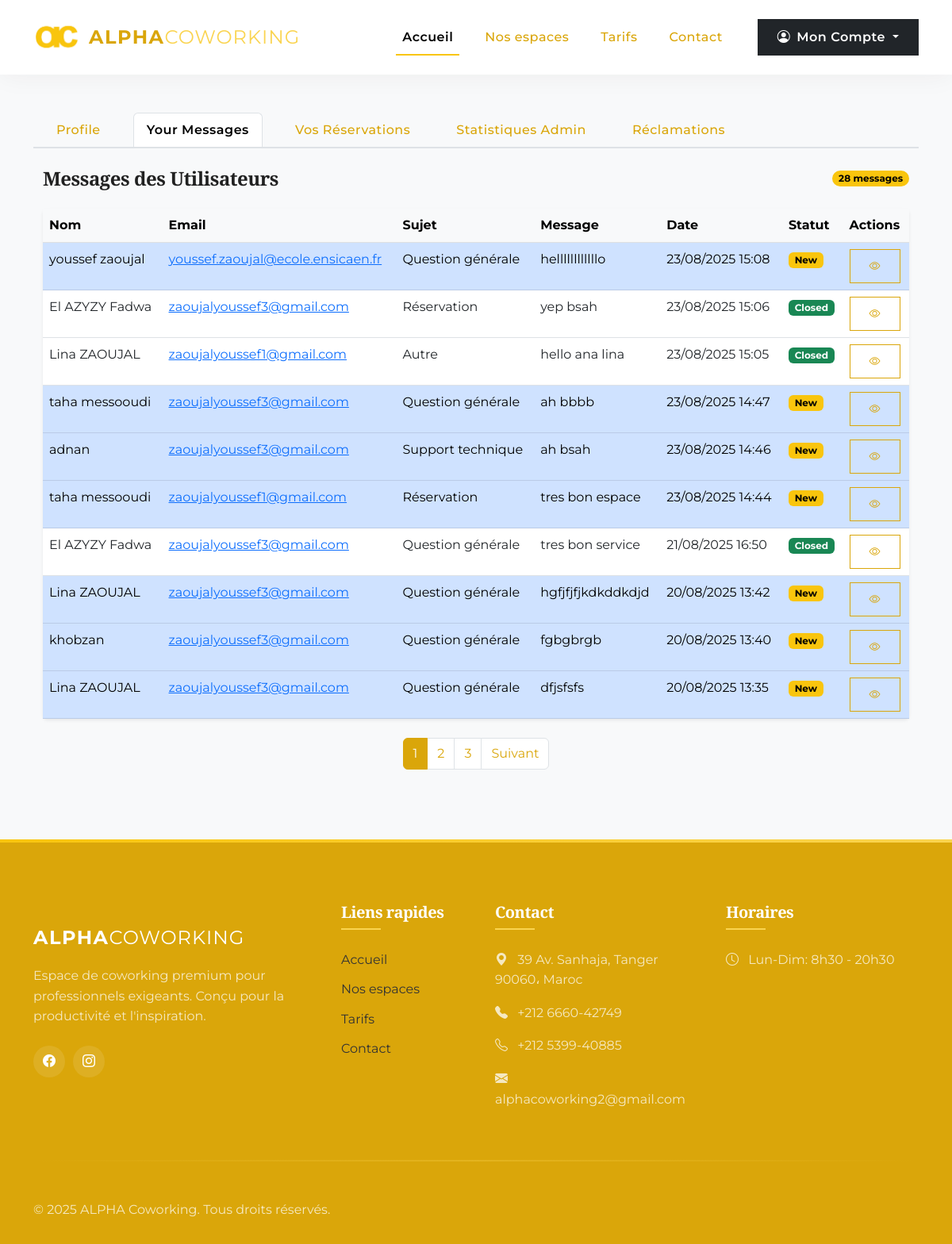
The page /dashboard/messages (signed in) on the database as committed earlier.
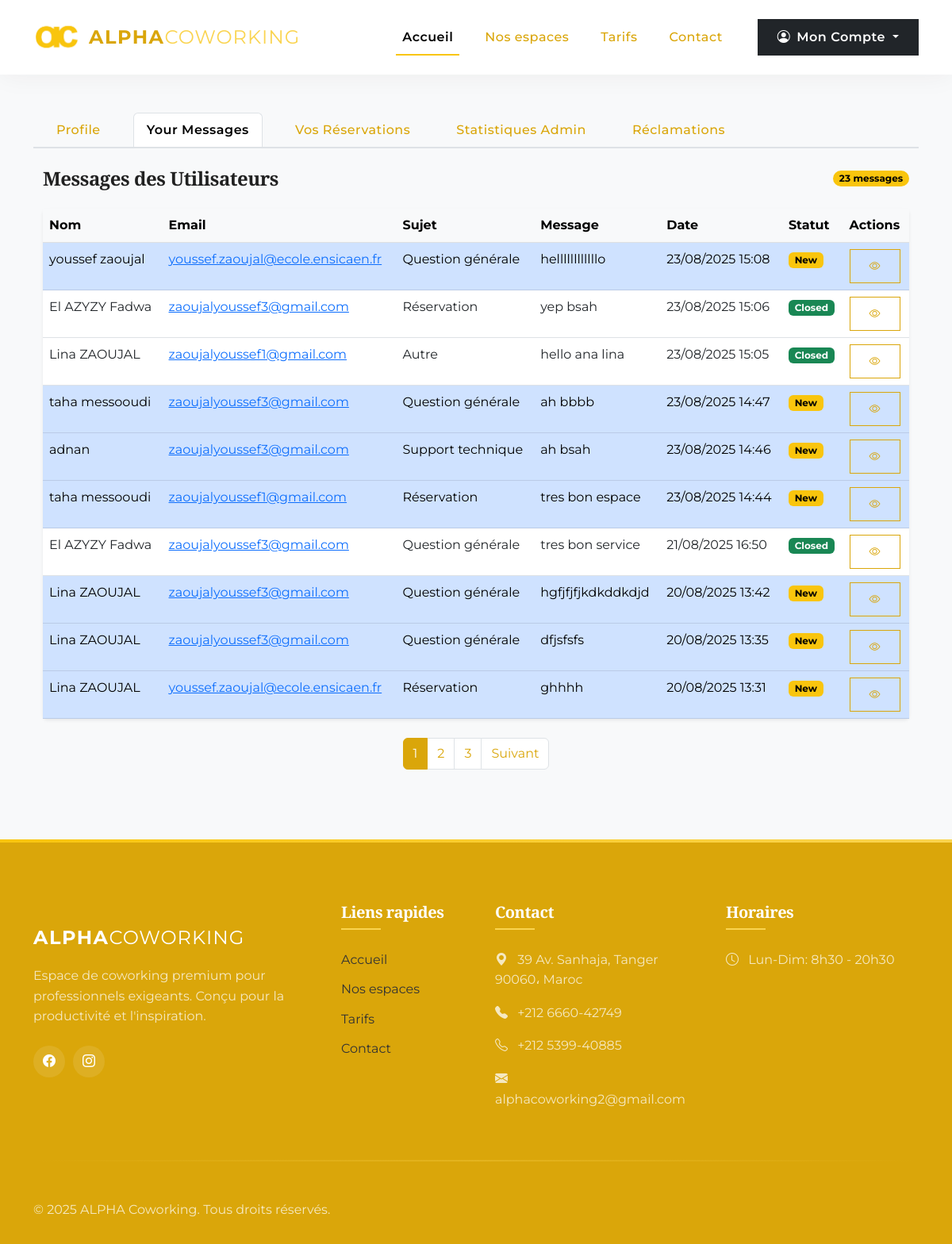
The same page on the database as committed later.
### pythonic/models.py (models this page shows, shortened)
class ContactMessage(db.Model):
    id = db.Column(db.Integer, primary_key=True)
    full_name = db.Column(db.String(50), nullable=False)
    email = db.Column(db.String(120), nullable=False)
    subject = db.Column(db.String(100), nullable=False)
    message = db.Column(db.Text, nullable=False)
    date_submitted = db.Column(db.DateTime, nullable=False, default=datetime.utcnow)
    status = db.Column(db.String(20), nullable=False, default='new')  # new, in_progress, resolved

### pythonic/contact/routes.py (the view)
@contact.route('/dashboard/messages')
@login_required
def admin_messages():
    page = request.args.get('page', 1, type=int)
    message_id = request.args.get('message_id', None, type=int)
    per_page = 10
    if message_id:
        message = ContactMessage.query.get_or_404(message_id)
        if message.status == 'new':
            message.status = 'in_progress'
            db.session.commit()
        return render_template('message_detail.html', message=message)
    messages = ContactMessage.query.order_by(ContactMessage.date_submitted.desc())\
                       .paginate(page=page, per_page=per_page)
    return render_template('contact.html',
                         messages=messages,
                         active_tab='messages')

### pythonic/models.py (called while the page is built)
@login_manager.user_loader
def load_user(user_id):
    return User.query.get(int(user_id))

### pythonic/templates/contact.html (shortened to what this page needs)
{% extends "dashboard.html" %}
{% block contact %}
<div class="container-fluid py-4">
  <div class="d-flex justify-content-between align-items-center mb-4">
    <h2 class="h4 fw-bold mb-0">Messages des Utilisateurs</h2>
    <span class="badge bg-primary rounded-pill">{{ messages.total }} messages</span>
  </div>
  <div class="card border-0 shadow-sm">
    <div class="table-responsive">
      <table class="table table-hover mb-0">
        <thead class="table-light">
          <tr>
            <th>Nom</th>
            <th>Email</th>
            <th>Sujet</th>
            <th>Message</th>
            <th>Date</th>
            <th>Statut</th>
            <th>Actions</th>
          </tr>
        </thead>
        <tbody>
          {% for message in messages.items %}
          <tr class="{% if message.status == 'new' %}table-primary{% endif %}">
            <td>{{ message.full_name }}</td>
            <td><a href="mailto:{{ message.email }}">{{ message.email }}</a></td>
            <td>{{ message.subject }}</td>
            <td class="text-truncate" style="max-width: 200px;">{{ message.message }}</td>
            <td>{{ message.date_submitted.strftime('%d/%m/%Y %H:%M') }}</td>
            <td>
              <span class="badge
                {% if message.status == 'new' %}bg-primary
                {% elif message.status == 'in_progress' %}bg-warning text-dark
                {% else %}bg-success{% endif %}">
                {{ message.status|replace('_', ' ')|title }}
              </span>
            </td>
            <td>
              <a href="{{ url_for('contact.admin_messages', message_id=message.id) }}"
                 class="btn btn-sm btn-outline-primary">
                <i class="bi bi-eye"></i>
              </a>
            </td>
          </tr>
          {% else %}
          <tr>
            <td colspan="7" class="text-center py-4">Aucun message trouvé</td>
          </tr>
          {% endfor %}
        </tbody>
      </table>
    </div>
  </div>
  {% if messages.pages > 1 %}
  <nav class="mt-4" aria-label="Messages pagination">
    <ul class="pagination justify-content-center">
      {% for page_num in messages.iter_pages(left_edge=1, right_edge=1, left_current=2, right_current=3) %}
        {% if page_num %}
          <li class="page-item {% if page_num == messages.page %}active{% endif %}">
            <a class="page-link" href="{{ url_for('contact.admin_messages', page=page_num) }}">{{ page_num }}</a>
          </li>
        {% else %}
          <li class="page-item disabled">
            <span class="page-link">...</span>
          </li>
        {% endif %}
      {% endfor %}
      {% if messages.has_next %}
      <li class="page-item">
        <a class="page-link" href="{{ url_for('contact.admin_messages', page=messages.next_num) }}">Suivant</a>
      </li>
      {% endif %}
    </ul>
  </nav>
  {% endif %}
</div>
{% endblock %}

### pythonic/templates/dashboard.html (shortened to what this page needs)
{%extends "layout.html"%}
{% block content%}
<div class="container my-5">
    <nav>
        <div class="nav nav-tabs" id="tablist">
            <a class="link" href="/dashboard/profile">
                <button class="{{'nav-link active' if active_tab=='profile' else 'nav-link'}}" id="nav-profile-tab"
                    data-bs-toggle="tab" data-bs-target="#nav-profile" type="button" role="tab"
                    aria-controls="nav-profile" aria-selected="true">Profile</button>
            </a>
            <a class="link" href="/dashboard/messages">
                <button class="{{'nav-link active' if active_tab=='messages' else 'nav-link'}}"
                        id="nav-contact-tab" data-bs-toggle="tab" data-bs-target="#nav-Contact" type="button"
                        role="tab" aria-controls="nav-Contact" aria-selected="true">Your Messages</button>
            </a>
            <a class="link" href="/dashboard/bookings">
                <button class="{{'nav-link active' if active_tab=='bookings' else 'nav-link'}}"
                        id="nav-bookings-tab" data-bs-toggle="tab" data-bs-target="#nav-bookings"
                        type="button" role="tab" aria-controls="nav-bookings"
                        aria-selected="true">Vos Réservations</button>
            </a>
            <a class="link" href="/dashboard/admin_stats">
                <button class="{{'nav-link active' if active_tab=='admin_stats' else 'nav-link'}}"
                        id="nav-admin_stats-tab" data-bs-toggle="tab" data-bs-target="#nav-admin_stats"
                        type="button" role="tab" aria-controls="nav-admin_stats"
                        aria-selected="true">Statistiques Admin</button>
            </a>
            {% if current_user.email == 'abdalas@alpha.coworking' %}
            <a class="link" href="{{ url_for('reclamation_bp.dashboard_reclamations') }}">
                <button class="{{'nav-link active' if active_tab=='reclamations' else 'nav-link'}}" id="nav-reclamations-tab" type="button">Réclamations</button>
            </a>
            {% else %}
            <a class="link" href="#">
                <button class="nav-link disabled" id="nav-reclamations-tab" type="button">Réservé au gérant</button>
            </a>
            {% endif %}
        </div>
    </nav>
    <div class="tab-content" id="nav-tabContent">
        {% block contact %} {% endblock contact %}
    </div>
</div>
{% endblock content %}

### pythonic/templates/layout.html (shortened to what this page needs)
<!DOCTYPE html>
<html lang="fr">
<head>
    <link href="https://cdn.jsdelivr.net/npm/bootstrap@5.3.0/dist/css/bootstrap.min.css" rel="stylesheet">
    <link rel="stylesheet" href="https://cdn.jsdelivr.net/npm/bootstrap-icons@1.10.0/font/bootstrap-icons.css">
    <link href="https://unpkg.com/aos@2.3.1/dist/aos.css" rel="stylesheet">
</head>
<body>
    <nav class="navbar navbar-expand-lg navbar-light sticky-top">
        <div class="container">
            <a class="navbar-brand me-auto" href="{{url_for('main.home')}}">
                <div class="qc-logo">
                    <img src="/static/logo.jpg" alt="ALPHA Coworking Logo">
                </div>
                <span class="brand-name">ALPHA<span>coworking</span></span>
            </a>
            <div class="collapse navbar-collapse" id="navbarContent">
                <ul class="navbar-nav ms-auto mb-2 mb-lg-0">
                    <li class="nav-item">
                        <a class="nav-link active" href="{{url_for('main.home')}}">Accueil</a>
                    </li>
                    <li class="nav-item">
                        <a class="nav-link" href="{{url_for('main.home')}}#gallery">Nos espaces</a>
                    </li>
                    <li class="nav-item">
                        <a class="nav-link" href="{{url_for('main.home')}}#spaces">Tarifs</a>
                    </li>
                    <li class="nav-item">
                        <a class="nav-link" href="{{url_for('main.home')}}#contact">Contact</a>
                    </li>
                </ul>
                <div class="d-flex ms-lg-4 mt-3 mt-lg-0">
                    {% if current_user.is_authenticated %}
                    <div class="dropdown">
                        <button class="btn btn-dark dropdown-toggle" type="button" id="dropdownMenuButton1" data-bs-toggle="dropdown" aria-expanded="false">
                            <i class="bi bi-person-circle me-2"></i>Mon Compte
                        </button>
                    </div>
                    {% endif %}
                </div>
            </div>
        </div>
    </nav>
    <main>
        {% block content %}{% endblock %}
    </main>
    <footer>
        <div class="container">
            <div class="row g-5">
                <div class="col-lg-4 mb-5 mb-lg-0">
                    <span class="brand-namee">ALPHA<span>coworking</span></span>
                    <p class="mt-3 opacity-75">Espace de coworking premium pour professionnels exigeants. Conçu pour la productivité et l'inspiration.</p>
                    <div class="d-flex mt-4">
                        <a href="https://www.facebook.com/p/Alpha-coworking-100076172052076/"
                        class="social-icon"
                        target="_blank"
                        rel="noopener noreferrer">
                        <i class="bi bi-facebook"></i>
                        </a>
                        <a href="https://www.instagram.com/alphacoworking.ma/?hl=ar"
                        class="social-icon"
                        target="_blank"
                        rel="noopener noreferrer">
                        <i class="bi bi-instagram"></i>
                        </a>
                    </div>
                </div>
                <div class="col-md-4 col-lg-2 mb-4 mb-md-0">
                    <h5 class="footer-heading">Liens rapides</h5>
                    <a href="{{url_for('main.home')}}" class="footer-link">Accueil</a>
                    <a href="#gallery" class="footer-link">Nos espaces</a>
                    <a href="#spaces" class="footer-link">Tarifs</a>
                    <a href="#contact" class="footer-link">Contact</a>
                </div>
                <div class="col-md-4 col-lg-3 mb-4 mb-md-0">
                    <h5 class="footer-heading">Contact</h5>
                    <p class="opacity-75"><i class="bi bi-geo-alt-fill me-2"></i> 39 Av. Sanhaja, Tanger 90060، Maroc</p>
                    <p class="opacity-75"><i class="bi bi-telephone-fill me-2"></i> +212 6660-42749</p>
                    <p class="opacity-75"><i class="bi bi-telephone me-2"></i> +212 5399-40885 </p>
                    <p class="opacity-75"><i class="bi bi-envelope-fill me-2"></i> alphacoworking2@gmail.com</p>
                </div>
                <div class="col-md-4 col-lg-3">
                    <h5 class="footer-heading">Horaires</h5>
                    <p class="opacity-75"><i class="bi bi-clock me-2"></i> Lun-Dim: 8h30 - 20h30</p>
                </div>
            </div>
            <div class="divider my-5"></div>
            <div class="row">
                <div class="col-md-6 text-center text-md-start mb-3 mb-md-0">
                    <p class="mb-0 opacity-75">&copy; 2025 ALPHA Coworking. Tous droits réservés.</p>
                </div>
            </div>
        </div>
    </footer>
</body>
</html>

### pythonic/templates/layout.html (style rules this page uses)
:root { --primary-gradient: linear-gradient(135deg, #f9c50d 0%, #ff9500 100%); --primary-shadow: rgba(249, 197, 13, 0.4); --primary-light: rgba(249, 197, 13, 0.1); --marron-fonce: #daa60a; --marron-dore: #f9c50d; --marron-clair: #fad450; --beige: #333333; --beige-clair: #F8F9FA; --blanc: #FFFFFF; --noir: #212121; --transition: all 0.4s cubic-bezier(0.645, 0.045, 0.355, 1); }
body { font-family: 'Montserrat', sans-serif; background-color: var(--beige-clair); color: var(--noir); overflow-x: hidden; line-height: 1.6; }
h1, h2, h3, h4, h5, .display-1, .display-2, .display-3 { font-family: 'Playfair Display', serif; font-weight: 600; color: var(--marron-fonce); letter-spacing: -0.5px; }
.navbar-brand { display: flex; align-items: center; transition: var(--transition); }
.qc-logo { width: 90px; height: 90px; background: linear-gradient(135deg, var(--blanc) 0%, var(--beige) 100%); display: flex; align-items: center; justify-content: center; overflow: hidden; transition: var(--transition); margin-right: 10px; }
.qc-logo img { width: 100%; height: 100%; object-fit: cover; }
.brand-namee { font-family: 'Montserrat', sans-serif; font-weight: 700; letter-spacing: 1.5px; text-transform: uppercase; font-size: 1.5rem; color: white; position: relative; transition: var(--transition); }
.brand-namee span { font-weight: 400; color: white; letter-spacing: 1px; }
.brand-name { font-family: 'Montserrat', sans-serif; font-weight: 700; letter-spacing: 1.5px; text-transform: uppercase; font-size: 1.5rem; color: var(--marron-fonce); position: relative; transition: var(--transition); }
.brand-name span { font-weight: 400; color: var(--marron-clair); letter-spacing: 1px; }
.navbar { background-color: var(--blanc) !important; box-shadow: 0 2px 30px rgba(61, 39, 35, 0.05); padding: 12px 0; transition: var(--transition); }
.nav-link { color: var(--marron-fonce); font-weight: 500; margin: 0 12px; position: relative; letter-spacing: 0.5px; transition: var(--transition); }
.nav-link::before { content: ''; position: absolute; bottom: -2px; left: 0; width: 0; height: 2px; background-color: var(--marron-dore); transition: var(--transition); }
.nav-link:hover::before, .nav-link.active::before { width: 100%; }
.nav-link.active { font-weight: 600; color: var(--marron-dore); }
.btn { padding: 10px 24px; font-weight: 600; letter-spacing: 0.5px; border-radius: 0; transition: var(--transition); position: relative; overflow: hidden; }
.btn-outline-primary { color: var(--marron-dore); border-color: var(--marron-dore); background-color: transparent; }
footer { background-color: var(--marron-fonce); color: var(--blanc); padding: 80px 0 30px; position: relative; }
footer::before { content: ''; position: absolute; top: 0; left: 0; width: 100%; height: 4px; background: linear-gradient(90deg, var(--marron-dore), var(--marron-clair)); }
.footer-heading { font-family: 'Playfair Display', serif; font-weight: 600; margin-bottom: 25px; color: var(--blanc); position: relative; padding-bottom: 10px; }
.footer-heading::after { content: ''; position: absolute; bottom: 0; left: 0; width: 50px; height: 2px; background-color: var(--marron-clair); }
.footer-link { color: var(--beige); text-decoration: none; display: block; margin-bottom: 12px; transition: var(--transition); position: relative; padding-left: 0; }
.footer-link::before { position: absolute; left: -15px; opacity: 0; transition: var(--transition); }
.social-icon { display: inline-flex; align-items: center; justify-content: center; width: 40px; height: 40px; background-color: rgba(255, 255, 255, 0.1); color: var(--blanc); border-radius: 50%; margin-right: 10px; transition: var(--transition); }
.divider { height: 2px; background: linear-gradient(90deg, transparent 0%, var(--marron-clair) 50%, transparent 100%); margin: 60px 0; opacity: 0.3; }
.opacity-75 { opacity: 0.75; }
.qc-logo { width: 60px; height: 60px; background: linear-gradient(135deg, var(--blanc) 0%, var(--beige) 100%); display: flex; align-items: center; justify-content: center; overflow: hidden; transition: var(--transition); margin-right: 10px; }

### pythonic/templates/dashboard.html (style rules this page uses)
a.link { text-decoration: none !important; }
.nav-tabs { overflow-x: auto; overflow-y: hidden; flex-wrap: nowrap; white-space: nowrap; -webkit-overflow-scrolling: touch; border-bottom: 2px solid #dee2e6; }
.nav-tabs .nav-link { white-space: nowrap; padding: 0.5rem 1rem; }

Rows that differ between the two databases and show on the page:
removed ContactMessage: full_name "khobzan", email "zaoujalyoussef3@gmail.com", subject "Question générale", message "fgbgbrgb", date_submitted "20/08/2025 13:40", status "New"
now on this page (row unchanged): ContactMessage: full_name "Lina ZAOUJAL", email "youssef.zaoujal@ecole.ensicaen.fr", subject "Réservation", message "ghhhh", date_submitted "20/08/2025 13:31", status "New"
Other text that changed with them:
{{ messages.total }}: "28" → "23"
